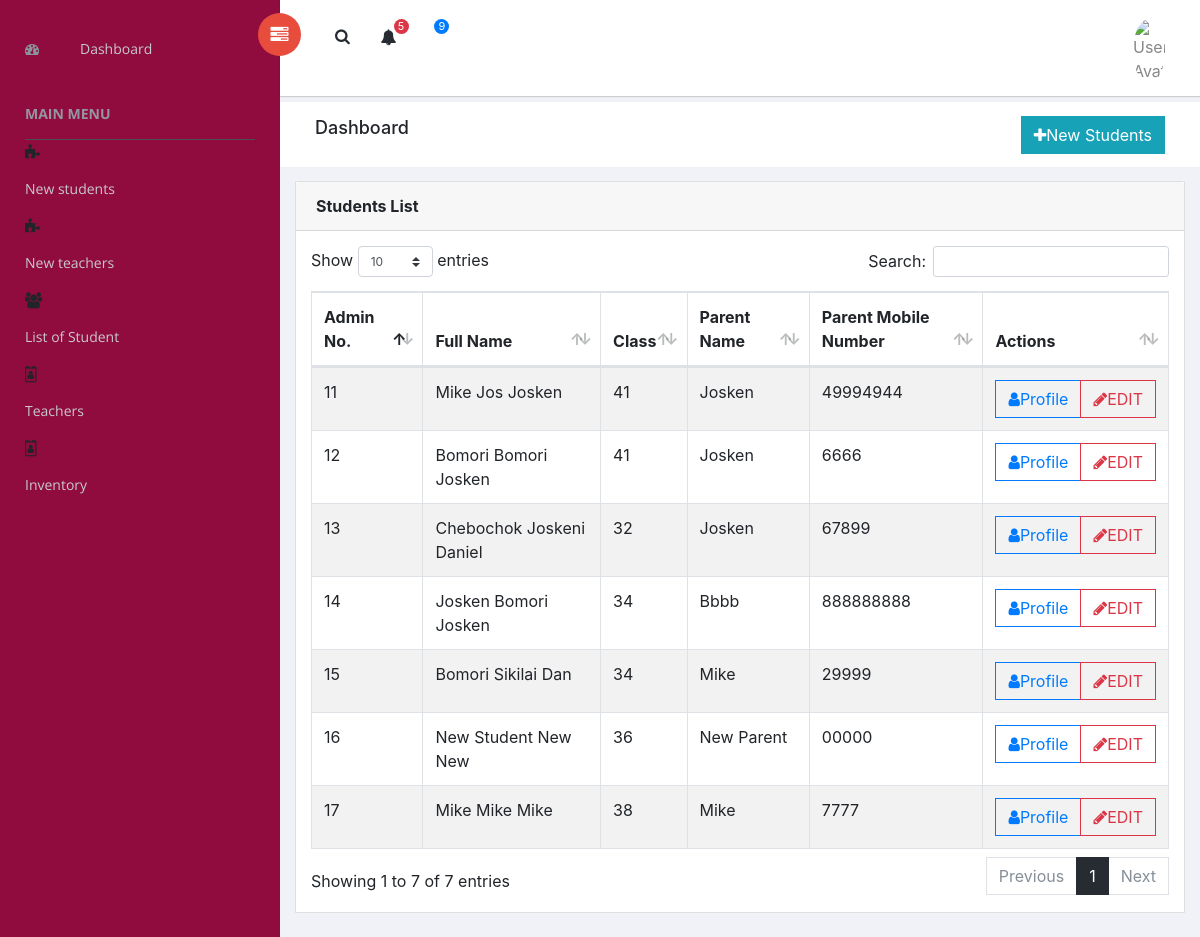
The app's page /Secretary/page-students.php (signed in) with its own data.
### tables this page shows
CREATE TABLE `students` (
  `adm_No` int(11) NOT NULL,
  `Surname` varchar(11) NOT NULL,
  `Firstname` varchar(11) NOT NULL,
  `Middlename` varchar(11) NOT NULL,
  `Dateofbirth` date NOT NULL,
  `Gender` varchar(40) NOT NULL,
  `Class` varchar(50) NOT NULL,
  `Homeaddress` varchar(50) NOT NULL,
  `Parentname` varchar(50) NOT NULL,
  `Phone` varchar(50) NOT NULL,
  `Email` varchar(50) NOT NULL,
  `Formerschool` varchar(50) NOT NULL,
  `Entrymarks` int(50) NOT NULL,
  `date` timestamp NOT NULL DEFAULT CURRENT_TIMESTAMP ON UPDATE CURRENT_TIMESTAMP,
  `Activities` varchar(50) NOT NULL,
  `Remarks` varchar(50) NOT NULL,
  `Suspension` varchar(255) NOT NULL DEFAULT 'suspend'
);

### Secretary/page-students.php (the view, shortened to what this page needs)
<?php include 'head.php';
include 'connect.php';
?>
<?php include 'sidebar.php'; ?>
    <div id="right-panel" class="right-panel">
        <?php include '../header.php';  ?>
        <div class="breadcrumbs">
            <div class="col-sm-4">
                <div class="page-header float-left">
                    <div class="page-title">
                        <h1>Dashboard</h1>
                    </div>
                </div>
            </div>
            <div class="col-sm-8">
                <div class="page-header float-right">
                    <div class="page-title">
                        <ol class="breadcrumb text-right">
                             <li><a href="page-newstudents.php" class="btn btn-info"><i class="fa fa-plus"></i>New Students</a></li>
                        </ol>
                    </div>
                </div>
            </div>
        </div>
        <div class="content mt-2">
            <div class="animated fadeIn">
                <div class="row">
                <div class="col-md-12">
                    <div class="card">
                        <div class="card-header">
                            <strong class="card-title">Students List</strong>
                        </div>
                        <div class="card-body">
                  <table id="bootstrap-data-table" class="table table-striped table-bordered">
                    <thead>
                      <tr>
                        <th>Admin No.</th>
                        <th>Full Name</th>
                         <th>Class</th>
                         <th>Parent Name</th>
                         <th>Parent Mobile Number</th>
                        <th> Actions </th>
                      </tr>
                    </thead>
                    <tbody>
                      <?php
                                $result = "SELECT * FROM students";
                                $select=mysqli_query($con,$result);
                             while($row=mysqli_fetch_array($select)):
                                        $adm_No=$row['adm_No'];
                                        $Surname = $row['Surname'];
                                        $Middlename=$row['Middlename'];
                                        $Firstname=$row['Firstname'];
                                        $Class=$row['Class'];
                                        $Parentname=$row['Parentname'];
                                        $Phone=$row['Phone'];
                            echo '<tr>';
                                ?>
                                    <td><?php echo  $adm_No;?></td>
                                    <td><?php echo ucwords($Surname .' '. $Firstname.' '.$Middlename );?> </td>
                                    <td><?php echo ucwords($Class);?></td>
                                    <td><?php echo ucwords($Parentname);?></td>
                                    <td><?php echo $Phone;?></td>
                          <td>
                             <div class="btn-group">
                              <a href="page-studentsprofile.php?info=<?php echo  $adm_No; ?>"  class="btn btn-outline-primary">
                                <i class="fa fa-user" aria-hidden="true"></i>Profile</a>
                                 <a href="page-editstudents.php?edit=<?php echo  $adm_No; ?>"  class="btn btn-outline-danger">
                                     <i class="fa fa-pencil" aria-hidden="true"></i>EDIT</a>
                              </div>
                        </td>
                           <?php endwhile;
                      echo '</tr>'
                    ?>
                    </tbody>
                  </table>
                        </div>
                    </div>
                </div>
            </div>
        </div>
    </div>
<?php include 'footer.php'; ?>

### Secretary/head.php (shortened to what this page needs)
<!doctype html>
 <html class="no-js" lang="">
<head>
    <link rel="stylesheet" href="assets/css/normalize.css">
    <link rel="stylesheet" href="assets/css/bootstrap.min.css">
    <link rel="stylesheet" href="assets/css/font-awesome.min.css">
    <link rel="stylesheet" href="assets/css/themify-icons.css">
    <link rel="stylesheet" href="assets/css/flag-icon.min.css">
    <link rel="stylesheet" href="assets/css/cs-skin-elastic.css">
    <link rel="stylesheet" href="assets/css/lib/datatable/dataTables.bootstrap.min.css">
    <link rel="stylesheet" href="assets/scss/style.css">
</head>

### Secretary/sidebar.php (shortened to what this page needs)
<aside id="left-panel" class="left-panel"  style="background-color: #900C3F;">
       <nav class="navbar navbar-expand-sm navbar-default" style="background-color: #900C3F;">
           <div class="navbar-header">
               <br>
           </div>
           <div id="main-menu" class="main-menu collapse navbar-collapse">
               <ul class="nav navbar-nav">
                   <li>
                       <a href="index.php"> <i class="menu-icon fa fa-dashboard"></i>Dashboard </a>
                       <br>
                   </li>
                   <h3 class="menu-title"> Main Menu </h3>
                           <li><i class=" menu-icon fa fa-puzzle-piece"></i><a href="page-newstudents.php">New students</a></li>
                           <li><i class=" menu-icon fa fa-puzzle-piece"></i><a href="page-newteachers.php">New teachers</a></li>
                           <li><i class=" mwnu-icon fa fa-users"></i><a href="page-students.php">List of Student</a></li>
                           <li><i class="menu-icon fa fa-id-badge"></i><a href="page-teachers.php">Teachers</a></li>
                           <li><i class="menu-icon fa fa-id-badge"></i><a href="page-inventory.php">Inventory</a></li>
               </ul>
           </div>
       </nav>
   </aside>

### header.php (shortened to what this page needs)
<header id="header" class="header">
          <div class="header-menu">
              <div class="col-sm-7">
                  <a id="menuToggle" class="menutoggle pull-left"><i class="fa fa fa-tasks"></i></a>
                  <div class="header-left">
                      <button class="search-trigger"><i class="fa fa-search"></i></button>
                      <div class="dropdown for-notification">
                        <button class="btn btn-secondary dropdown-toggle" type="button" id="notification" data-toggle="dropdown" aria-haspopup="true" aria-expanded="false">
                          <i class="fa fa-bell"></i>
                          <span class="count bg-danger">5</span>
                        </button>
                      </div>
                      <div class="dropdown for-message">
                        <button class="btn btn-secondary dropdown-toggle" type="button"
                              id="message"
                              data-toggle="dropdown" aria-haspopup="true" aria-expanded="false">
                          <i class="ti-email"></i>
                          <span class="count bg-primary">9</span>
                        </button>
                      </div>
                  </div>
              </div>
              <div class="col-sm-5">
                  <div class="user-area dropdown float-right">
                      <a href="#" class="dropdown-toggle" data-toggle="dropdown" aria-haspopup="true" aria-expanded="false">
                          <img class="user-avatar rounded-circle" src="images/default.png" alt="User Avatar">
                      </a>
                  </div>
              </div>
          </div>
      </header>

### Secretary/footer.php (shortened to what this page needs)
</body>
</html>

### records on screen
students: adm_No "11", Surname+Firstname+Middlename "Mike Jos Josken", Class "41", Parentname "Josken", Phone "49994944"
students: adm_No "12", Surname+Firstname+Middlename "Bomori Bomori Josken", Class "41", Parentname "Josken", Phone "6666"
students: adm_No "13", Surname+Firstname+Middlename "Chebochok Joskeni Daniel", Class "32", Parentname "Josken", Phone "67899"
students: adm_No "14", Surname+Firstname+Middlename "Josken Bomori Josken", Class "34", Parentname "Bbbb", Phone "888888888"
students: adm_No "15", Surname+Firstname+Middlename "Bomori Sikilai Dan", Class "34", Parentname "Mike", Phone "29999"
students: adm_No "16", Surname+Firstname+Middlename "New Student New New", Class "36", Parentname "New Parent", Phone "00000"
students: adm_No "17", Surname+Firstname+Middlename "Mike Mike Mike", Class "38", Parentname "Mike", Phone "7777"
